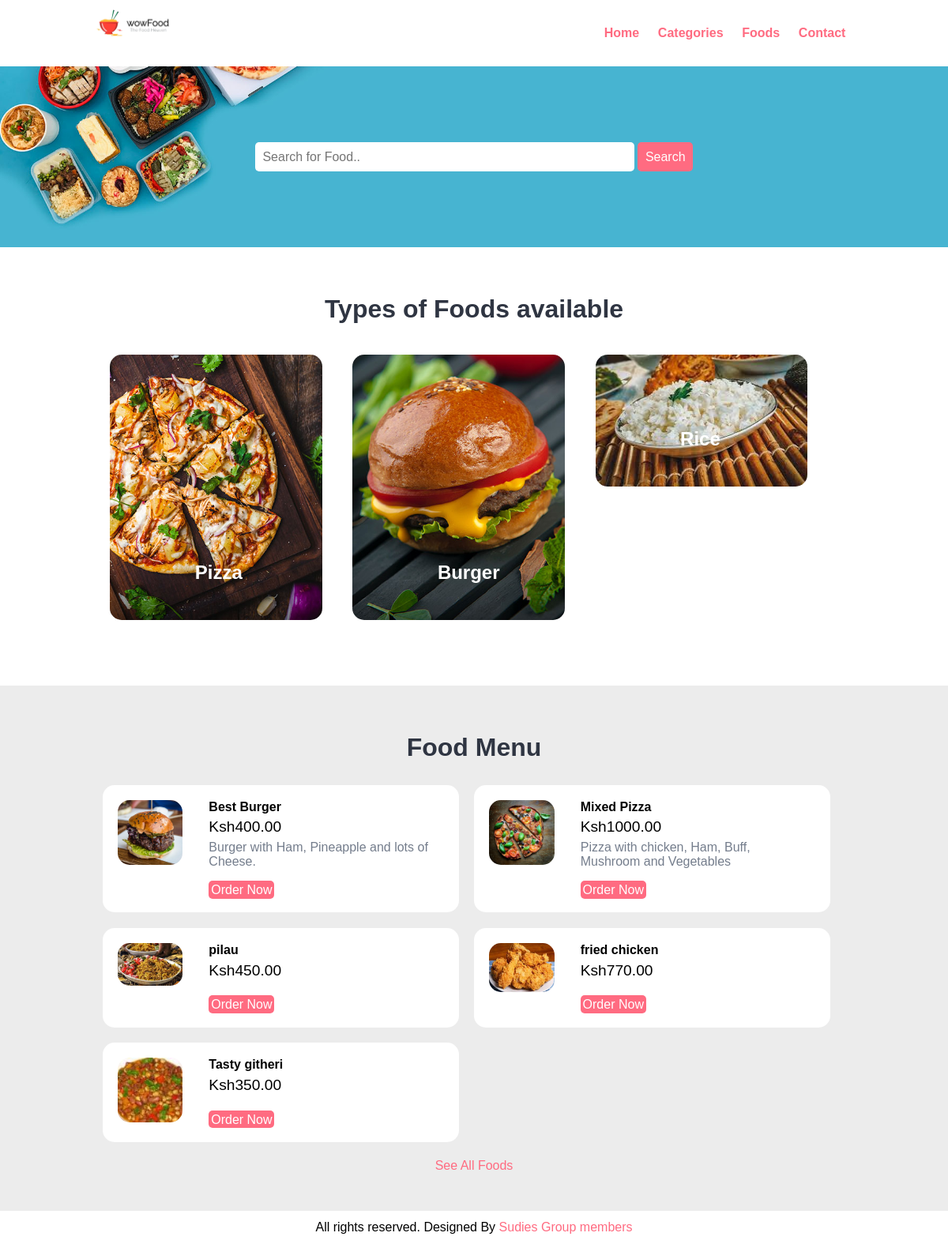
The page / on the database its author committed.
### tables this page shows
CREATE TABLE `tbl_category` (
  `id` int(10) UNSIGNED NOT NULL,
  `title` varchar(100) NOT NULL,
  `image_name` varchar(255) NOT NULL,
  `featured` varchar(10) NOT NULL,
  `active` varchar(10) NOT NULL
);

CREATE TABLE `tbl_food` (
  `id` int(10) UNSIGNED NOT NULL,
  `title` varchar(100) NOT NULL,
  `description` text NOT NULL,
  `price` decimal(10,2) NOT NULL,
  `image_name` varchar(255) NOT NULL,
  `category_id` int(10) UNSIGNED NOT NULL,
  `featured` varchar(10) NOT NULL,
  `active` varchar(10) NOT NULL
);

### index.php (the view, shortened to what this page needs)
<?php include('partials-front/menu.php'); ?>
<section class="food-search text-center">
    <div class="container">
        <form action="<?php echo SITEURL; ?>food-search.php" method="POST">
            <input type="search" name="search" placeholder="Search for Food.." required>
            <input type="submit" name="submit" value="Search" class="btn btn-primary">
        </form>
    </div>
</section>
<section class="categories">
    <div class="container">
        <h2 class="text-center">Types of Foods available</h2>
        <?php
            $sql = "SELECT * FROM tbl_category WHERE active='Yes' AND featured='Yes' LIMIT 3";
            $res = mysqli_query($conn, $sql);
            $count = mysqli_num_rows($res);
            if($count>0)
            {
                while($row=mysqli_fetch_assoc($res))
                {
                    $id = $row['id'];
                    $title = $row['title'];
                    $image_name = $row['image_name'];
                    ?>
                    <a href="<?php echo SITEURL; ?>category-foods.php?category_id=<?php echo $id; ?>">
                        <div class="box-3 float-container">
                            <?php
                                if($image_name=="")
                                {
                                    echo "<div class='error'>Image not Available</div>";
                                }
                                else
                                {
                                    ?>
                                    <img src="<?php echo SITEURL; ?>images/category/<?php echo $image_name; ?>" alt="Pizza" class="img-responsive img-curve">
                                    <?php
                                }
                            ?>
                            <h3 class="float-text text-white"><?php echo $title; ?></h3>
                        </div>
                    </a>
                    <?php
                }
            }
            else
            {
                echo "<div class='error'>Category not Added.</div>";
            }
        ?>
    </div>
</section>
<section class="food-menu">
    <div class="container">
        <h2 class="text-center">Food Menu</h2>
        <?php
        $sql2 = "SELECT * FROM tbl_food WHERE active='Yes' AND featured='Yes' LIMIT 6";
        $res2 = mysqli_query($conn, $sql2);
        $count2 = mysqli_num_rows($res2);
        if($count2>0)
        {
            while($row=mysqli_fetch_assoc($res2))
            {
                $id = $row['id'];
                $title = $row['title'];
                $price = $row['price'];
                $description = $row['description'];
                $image_name = $row['image_name'];
                ?>
                <div class="food-menu-box">
                    <div class="food-menu-img">
                        <?php
                            if($image_name=="")
                            {
                                echo "<div class='error'>Image not available.</div>";
                            }
                            else
                            {
                                ?>
                                <img src="<?php echo SITEURL; ?>images/food/<?php echo $image_name; ?>" alt="Chicke Hawain Pizza" class="img-responsive img-curve">
                                <?php
                            }
                        ?>
                    </div>
                    <div class="food-menu-desc">
                        <h4><?php echo $title; ?></h4>
                        <p class="food-price">Ksh<?php echo $price; ?></p>
                        <p class="food-detail">
                            <?php echo $description; ?>
                        </p>
                        <br>
                        <a href="<?php echo SITEURL; ?>order.php?food_id=<?php echo $id; ?>" class="btn btn-primary">Order Now</a>
                    </div>
                </div>
                <?php
            }
        }
        else
        {
            echo "<div class='error'>Food not available.</div>";
        }
        ?>
    </div>
    <p class="text-center">
        <a href="#">See All Foods</a>
    </p>
</section>
<?php include('partials-front/footer.php'); ?>

### partials-front/menu.php (shortened to what this page needs)
<!DOCTYPE html>
<html lang="en">
<head>
    <link rel="stylesheet" href="css/style.css">
</head>
<body>
    <section class="navbar">
        <div class="container">
            <div class="logo">
                <a href="#" title="Logo">
                    <img src="images/logo.png" alt="Restaurant Logo" class="img-responsive">
                </a>
            </div>
            <div class="menu text-right">
                <ul>
                    <li>
                        <a href="<?php echo SITEURL; ?>">Home</a>
                    </li>
                    <li>
                        <a href="<?php echo SITEURL; ?>categories.php">Categories</a>
                    </li>
                    <li>
                        <a href="foods.php">Foods</a>
                    </li>
                    <li>
                        <a href="contact.php">Contact</a>
                    </li>
                </ul>
            </div>
        </div>
    </section>

### partials-front/footer.php
    <section class="footer">
        <div class="container text-center">
            <p>All rights reserved. Designed By <a href="#">Sudies Group members</a></p>
        </div>
    </section>
</body>
</html>

### css/style.css (style rules this page uses)
* { margin: 0 0; padding: 0 0; font-family: Arial, Helvetica, sans-serif; }
.container { width: 80%; margin: 0 auto; padding: 1%; }
.img-responsive { width: 100%; }
.img-curve { border-radius: 15px; }
.text-right { text-align: right; }
.text-center { text-align: center; }
.text-white { color: white; }
a { color: #ff6b81; text-decoration: none; }
.btn { padding: 1%; border: none; font-size: 1rem; border-radius: 5px; }
.btn-primary { background-color: #ff6b81; color: white; cursor: pointer; }
h2 { color: #2f3542; font-size: 2rem; margin-bottom: 2%; }
h3 { font-size: 1.5rem; }
.float-container { position: relative; }
.float-text { position: absolute; bottom: 50px; left: 40%; }
.logo { width: 10%; float: left; }
.menu { line-height: 60px; }
.menu ul { list-style-type: none; }
.menu ul li { display: inline; padding: 1%; font-weight: bold; }
.food-search { background-image: url(../images/bg.jpg); background-size: cover; background-repeat: no-repeat; background-position: center; padding: 7% 0; }
.food-search input[type="search"] { width: 50%; padding: 1%; font-size: 1rem; border: none; border-radius: 5px; }
.categories { padding: 4% 0; }
.box-3 { width: 28%; float: left; margin: 2%; }
.food-menu { background-color: #ececec; padding: 4% 0; }
.food-menu-box { width: 43%; margin: 1%; padding: 2%; float: left; background-color: white; border-radius: 15px; }
.food-menu-img { width: 20%; float: left; }
.food-menu-desc { width: 70%; float: left; margin-left: 8%; }
.food-price { font-size: 1.2rem; margin: 2% 0; }
.food-detail { font-size: 1rem; color: #747d8c; }

### rows shown on the page
tbl_category: image_name (picture), title "Pizza"
tbl_category: image_name (picture), title "Burger"
tbl_category: image_name (picture), title "Rice"
tbl_food: image_name (picture), title "Best Burger", price "400.00", description "Burger with Ham, Pineapple and lots of Cheese."
tbl_food: image_name (picture), title "Mixed Pizza", price "1000.00", description "Pizza with chicken, Ham, Buff, Mushroom and Vegetables"
tbl_food: image_name (picture), title "pilau", price "450.00"
tbl_food: image_name (picture), title "fried chicken", price "770.00"
tbl_food: image_name (picture), title "Tasty githeri", price "350.00"
